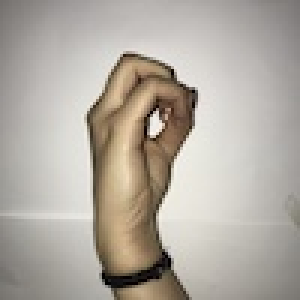
#> input picture data/0 (134).JPG, 100 x 100 px, found by its file name (shown 3 times larger); its folder holds 4 pictures in this run
$ python preprocess.py
#> lines starting #> are read from the running program, lines starting #| are printed output that depends on the picture
import cv2
import os

def preprocess_images(input_dir, output_dir, img_size=(224, 224)):
#> called with input_dir = 'D:\\HocTap\\Python\\NhanDienCuChiTay\\data', img_size = (224, 224)
    if not os.path.exists(output_dir):
        os.makedirs(output_dir)

    for img_name in os.listdir(input_dir):
        img_path = os.path.join(input_dir, img_name)
        img = cv2.imread(img_path)
#> img is the input picture: shape (100, 100, 3); mean B, G, R 161.3, 170.6, 177.4

        if img is None:
            print(f"Error: Could not read image {img_path}")
            continue

        # Resize image to img_size
        img = cv2.resize(img, img_size)
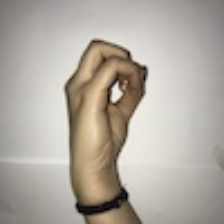
#> img: shape (224, 224, 3); mean B, G, R 161.2, 170.5, 177.3

        # Convert image to grayscale (if needed)
        # img = cv2.cvtColor(img, cv2.COLOR_BGR2GRAY)

        # Normalize pixel values (if needed)
        # img = img / 255.0  # Example of normalization

        output_path = os.path.join(output_dir, img_name)
        cv2.imwrite(output_path, img)
#> pass 2 of the loop in preprocess_images, `for img_name in os.listdir(input_dir):`:
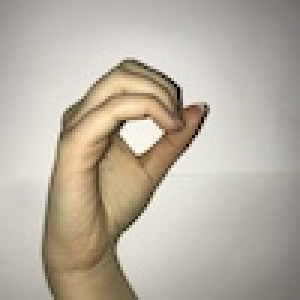
#> input picture data/0 (152).JPG, 100 x 100 px, found by its file name (shown 3 times larger)
#> in preprocess_images, img is the input picture: shape (100, 100, 3); mean B, G, R 162.6, 176.3, 184.4
#> in preprocess_images, `img = cv2.resize(img, img_size)`:
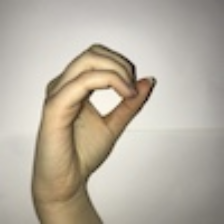
#> img: shape (224, 224, 3); mean B, G, R 162.5, 176.2, 184.3
#> pass 3 of the loop in preprocess_images, `for img_name in os.listdir(input_dir):`:
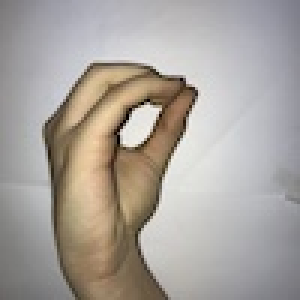
#> input picture data/0 (74).JPG, 100 x 100 px, found by its file name (shown 3 times larger)
#> in preprocess_images, img is the input picture: shape (100, 100, 3); mean B, G, R 156.9, 162.9, 169.2
#> in preprocess_images, `img = cv2.resize(img, img_size)`:
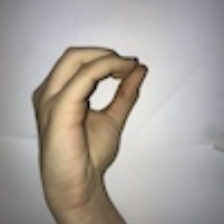
#> img: shape (224, 224, 3); mean B, G, R 156.7, 162.8, 169.1
#> the loop made 4 passes; the first 3 are shown

input_dir = 'D:\\HocTap\\Python\\NhanDienCuChiTay\\data'
output_dir = 'D:\\HocTap\\Python\\NhanDienCuChiTay\\traindata'
preprocess_images(input_dir, output_dir)
